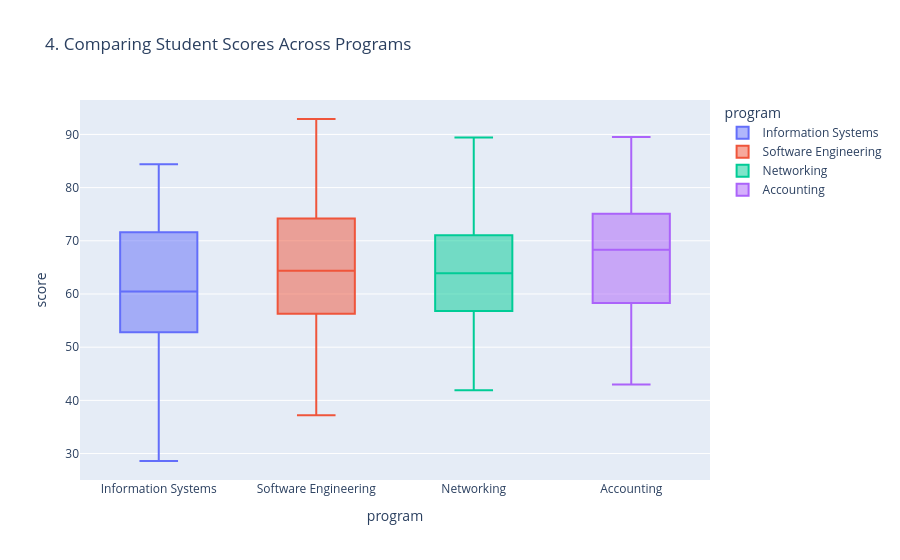

The code cell stored with this chart in its notebook:
### Markdown cell above
**Bonus (+3) — One chart, four stories**

### Code cell
fig4 = px.box(
    df,
    x="program",
    y="score",
    color="program",
    title="4. Comparing Student Scores Across Programs"
)

fig4.show()

### Figure 1 — Plotly figure (JSON) as saved in the notebook; plotly's stock layout.template omitted (floating-point values rounded to 4 significant figures)
{"data": [{"alignmentgroup": "True", "hovertemplate": "program=%{x}<br>score=%{y}<extra></extra>", "legendgroup": "Information Systems", "marker": {"color": "#636efa"}, "name": "Information Systems", "notched": false, "offsetgroup": "Information Systems", "orientation": "v", "showlegend": true, "type": "box", "x": ["Information Systems", "Information Systems", "Information Systems", "Information Systems", "Information Systems", "Information Systems", "Information Systems", "Information Systems", "Information Systems", "Information Systems", "Information Systems", "Information Systems", "Information Systems", "Information Systems", "Information Systems", "Information Systems", "Information Systems", "Information Systems", "Information Systems", "Information Systems", "Information Systems", "Information Systems", "Information Systems", "Information Systems", "Information Systems", "Information Systems", "Information Systems", "Information Systems", "Information Systems", "Information Systems", "Information Systems", "Information Systems", "Information Systems", "Information Systems", "Information Systems", "Information Systems", "Information Systems", "Information Systems"], "x0": " ", "xaxis": "x", "y": [28.6, 42.3, 47.8, 60.9, 49.1, 59.0, 67.7, 74.4, 65.7, 78.9, 84.4, 59.9, 68.7, 78.6, 50.0, 44.6, 54.5, 60.0, 55.7, 61.2, 71.6, 77.2, 55.9, 61.5, 74.7, 76.8, 72.6, 81.4, 52.8, 48.5, 57.3, 67.2, 52.4, 51.5, 56.9, 63.6, 58.3, 68.2], "y0": " ", "yaxis": "y"}, {"alignmentgroup": "True", "hovertemplate": "program=%{x}<br>score=%{y}<extra></extra>", "legendgroup": "Software Engineering", "marker": {"color": "#EF553B"}, "name": "Software Engineering", "notched": false, "offsetgroup": "Software Engineering", "orientation": "v", "showlegend": true, "type": "box", "x": ["Software Engineering", "Software Engineering", "Software Engineering", "Software Engineering", "Software Engineering", "Software Engineering", "Software Engineering", "Software Engineering", "Software Engineering", "Software Engineering", "Software Engineering", "Software Engineering", "Software Engineering", "Software Engineering", "Software Engineering", "Software Engineering", "Software Engineering", "Software Engineering", "Software Engineering", "Software Engineering", "Software Engineering", "Software Engineering", "Software Engineering", "Software Engineering", "Software Engineering", "Software Engineering", "Software Engineering", "Software Engineering", "Software Engineering", "Software Engineering", "Software Engineering", "Software Engineering", "Software Engineering", "Software Engineering", "Software Engineering", "Software Engineering", "Software Engineering", "Software Engineering"], "x0": " ", "xaxis": "x", "y": [64.5, 74.4, 83.2, 62.0, 64.2, 77.9, 83.4, 45.1, 53.8, 63.8, 55.0, 60.5, 70.5, 62.2, 54.8, 60.3, 73.4, 64.8, 71.4, 80.2, 90.1, 47.4, 60.6, 66.0, 37.2, 50.8, 56.3, 66.2, 57.6, 67.4, 73.0, 82.9, 74.2, 84.1, 92.9, 37.7, 43.1, 56.3], "y0": " ", "yaxis": "y"}, {"alignmentgroup": "True", "hovertemplate": "program=%{x}<br>score=%{y}<extra></extra>", "legendgroup": "Networking", "marker": {"color": "#00cc96"}, "name": "Networking", "notched": false, "offsetgroup": "Networking", "orientation": "v", "showlegend": true, "type": "box", "x": ["Networking", "Networking", "Networking", "Networking", "Networking", "Networking", "Networking", "Networking", "Networking", "Networking", "Networking", "Networking", "Networking", "Networking", "Networking", "Networking", "Networking", "Networking", "Networking", "Networking", "Networking", "Networking", "Networking", "Networking", "Networking", "Networking", "Networking", "Networking", "Networking", "Networking", "Networking", "Networking", "Networking", "Networking", "Networking", "Networking", "Networking"], "x0": " ", "xaxis": "x", "y": [52.7, 62.6, 53.9, 63.9, 69.3, 48.1, 56.9, 59.2, 69.0, 63.6, 70.8, 76.2, 89.4, 80.8, 56.6, 65.3, 44.1, 46.4, 59.5, 65.1, 60.8, 66.3, 71.8, 70.8, 73.0, 82.9, 74.8, 70.5, 41.9, 55.6, 61.1, 53.6, 62.4, 72.3, 63.6, 69.1, 79.0], "y0": " ", "yaxis": "y"}, {"alignmentgroup": "True", "hovertemplate": "program=%{x}<br>score=%{y}<extra></extra>", "legendgroup": "Accounting", "marker": {"color": "#ab63fa"}, "name": "Accounting", "notched": false, "offsetgroup": "Accounting", "orientation": "v", "showlegend": true, "type": "box", "x": ["Accounting", "Accounting", "Accounting", "Accounting", "Accounting", "Accounting", "Accounting", "Accounting", "Accounting", "Accounting", "Accounting", "Accounting", "Accounting", "Accounting", "Accounting", "Accounting", "Accounting", "Accounting", "Accounting", "Accounting", "Accounting", "Accounting", "Accounting", "Accounting", "Accounting", "Accounting", "Accounting", "Accounting", "Accounting", "Accounting", "Accounting", "Accounting", "Accounting", "Accounting", "Accounting", "Accounting", "Accounting"], "x0": " ", "xaxis": "x", "y": [68.3, 67.4, 72.8, 75.0, 74.1, 79.6, 89.5, 64.2, 43.0, 48.5, 58.4, 49.8, 59.7, 68.4, 75.5, 66.9, 80.0, 82.3, 70.8, 69.8, 75.3, 51.2, 45.7, 55.6, 58.0, 71.1, 62.4, 69.1, 77.8, 56.6, 62.1, 67.7, 77.5, 72.1, 79.3, 53.9, 67.1], "y0": " ", "yaxis": "y"}], "layout": {"boxmode": "overlay", "legend": {"title": {"text": "program"}, "tracegroupgap": 0}, "title": {"text": "4. Comparing Student Scores Across Programs"}, "xaxis": {"anchor": "y", "categoryarray": ["Information Systems", "Software Engineering", "Networking", "Accounting"], "categoryorder": "array", "domain": [0, 1], "title": {"text": "program"}}, "yaxis": {"anchor": "x", "domain": [0, 1], "title": {"text": "score"}}}}
